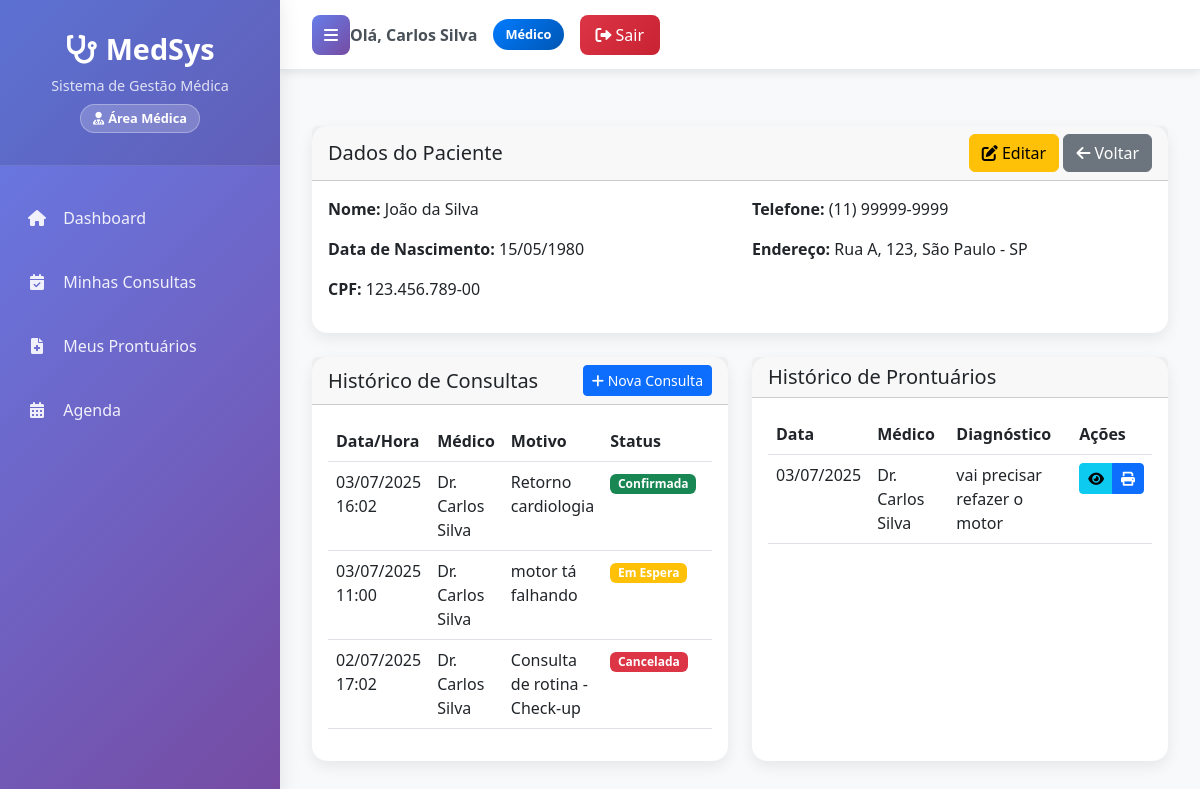
The app's page /pacientes/1/ (signed in) with its own data.
### clinica/models.py (models this page shows, shortened)
class User(AbstractUser):
    USER_TYPE_CHOICES = [
        ('admin', 'Administrador'),
        ('medico', 'Médico'),
        ('recepcionista', 'Recepcionista'),
    ]
    user_type = models.CharField(max_length=20, choices=USER_TYPE_CHOICES, default='recepcionista')
    telefone = models.CharField(max_length=20, blank=True, null=True)

class Paciente(models.Model):
    nome = models.CharField(max_length=100)
    data_nascimento = models.DateField()
    cpf = models.CharField(max_length=14, unique=True)
    telefone = models.CharField(max_length=20)
    endereco = models.TextField()

class Consulta(models.Model):
    STATUS_CHOICES = [
        ('PENDENTE', 'Pendente'),
        ('CONFIRMADA', 'Confirmada'),
        ('CANCELADA', 'Cancelada'),
        ('ESPERA', 'Em Espera'),
        ('FINALIZADA', 'Finalizada'),
    ]
    paciente = models.ForeignKey(Paciente, on_delete=models.CASCADE)
    medico = models.ForeignKey(Medico, on_delete=models.SET_NULL, null=True)
    data = models.DateTimeField()
    motivo = models.TextField()
    concluida = models.BooleanField(default=False)
    status = models.CharField(max_length=10, choices=STATUS_CHOICES, default='PENDENTE')

class Medico(models.Model):
    user = models.OneToOneField(User, on_delete=models.CASCADE, related_name='medico_profile')
    nome = models.CharField(max_length=100)
    crm = models.CharField(max_length=20, unique=True)
    especialidade = models.ForeignKey(Especialidade, on_delete=models.SET_NULL, null=True)

class Prontuario(models.Model):
    consulta = models.OneToOneField(Consulta, on_delete=models.CASCADE)
    anotacoes = models.TextField()
    diagnostico = models.TextField()
    prescricao = models.TextField(blank=True)

### prontuario/views.py (the view, shortened to what this page needs)
# urls.py: path('pacientes/<int:paciente_id>/', views.visualizar_paciente, name='visualizar_paciente'),
@all_authenticated_required
def visualizar_paciente(request, paciente_id):
    paciente = get_object_or_404(Paciente, id=paciente_id)
    if request.user.user_type == 'medico':
        try:
            medico = request.user.medico_profile
            consultas = Consulta.objects.filter(
                paciente=paciente, medico=medico
            ).select_related('medico').order_by('-data')
            prontuarios = Prontuario.objects.filter(
                consulta__paciente=paciente, consulta__medico=medico
            ).select_related('consulta', 'consulta__medico').order_by('-consulta__data')
        except:
            consultas = Consulta.objects.none()
            prontuarios = Prontuario.objects.none()
    return render(request, 'pacientes/visualizar_paciente.html', {
        'paciente': paciente,
        'consultas': consultas,
        'prontuarios': prontuarios
    })

### clinica/models.py (called while the page is built)
    def __str__(self):
        return self.nome

### templates/pacientes/visualizar_paciente.html (shortened to what this page needs)
{% extends 'layouts/base.html' %}
{% block content %}
<div class="row mt-4">
    <div class="col-12">
        <div class="card">
            <div class="card-header d-flex justify-content-between align-items-center">
                <h5 class="mb-0">Dados do Paciente</h5>
                <div>
                    <a href="{% url 'editar_paciente' paciente.id %}" class="btn btn-warning">
                        <i class="fas fa-edit"></i> Editar
                    </a>
                    <a href="{% url 'pacientes' %}" class="btn btn-secondary">
                        <i class="fas fa-arrow-left"></i> Voltar
                    </a>
                </div>
            </div>
            <div class="card-body">
                <div class="row">
                    <div class="col-md-6">
                        <p><strong>Nome:</strong> {{ paciente.nome }}</p>
                        <p><strong>Data de Nascimento:</strong> {{ paciente.data_nascimento|date:"d/m/Y" }}</p>
                        <p><strong>CPF:</strong> {{ paciente.cpf }}</p>
                    </div>
                    <div class="col-md-6">
                        <p><strong>Telefone:</strong> {{ paciente.telefone }}</p>
                        <p><strong>Endereço:</strong> {{ paciente.endereco }}</p>
                    </div>
                </div>
            </div>
        </div>
        <div class="row mt-4">
            <div class="col-md-6">
                <div class="card h-100">
                    <div class="card-header d-flex justify-content-between align-items-center">
                        <h5 class="mb-0">Histórico de Consultas</h5>
                        <a href="{% url 'cadastrar_consulta' %}" class="btn btn-sm btn-primary">
                            <i class="fas fa-plus"></i> Nova Consulta
                        </a>
                    </div>
                    <div class="card-body">
                        {% if consultas %}
                            <div class="table-responsive">
                                <table class="table table-hover">
                                    <thead>
                                        <tr>
                                            <th>Data/Hora</th>
                                            <th>Médico</th>
                                            <th>Motivo</th>
                                            <th>Status</th>
                                            <th>Ações</th>
                                        </tr>
                                    </thead>
                                    <tbody>
                                        {% for consulta in consultas %}
                                        <tr>
                                            <td>{{ consulta.data|date:"d/m/Y H:i" }}</td>
                                            <td>{{ consulta.medico.nome }}</td>
                                            <td>{{ consulta.motivo|truncatechars:30 }}</td>
                                            <td>
                                                <span class="badge {% if consulta.status == 'CONFIRMADA' %}bg-success{% elif consulta.status == 'CANCELADA' %}bg-danger{% elif consulta.status == 'ESPERA' %}bg-warning{% else %}bg-info{% endif %}">
                                                    {{ consulta.get_status_display }}
                                                </span>
                                            </td>
                                            <td>
                                            </td>
                                        </tr>
                                        {% endfor %}
                                    </tbody>
                                </table>
                            </div>
                        {% endif %}
                    </div>
                </div>
            </div>
            <div class="col-md-6">
                <div class="card h-100">
                    <div class="card-header">
                        <h5 class="mb-0">Histórico de Prontuários</h5>
                    </div>
                    <div class="card-body">
                        {% if prontuarios %}
                            <div class="table-responsive">
                                <table class="table table-hover">
                                    <thead>
                                        <tr>
                                            <th>Data</th>
                                            <th>Médico</th>
                                            <th>Diagnóstico</th>
                                            <th>Ações</th>
                                        </tr>
                                    </thead>
                                    <tbody>
                                        {% for prontuario in prontuarios %}
                                        <tr>
                                            <td>{{ prontuario.consulta.data|date:"d/m/Y" }}</td>
                                            <td>{{ prontuario.consulta.medico.nome }}</td>
                                            <td>{{ prontuario.diagnostico|truncatechars:30 }}</td>
                                            <td>
                                                <div class="btn-group">
                                                    <button type="button" class="btn btn-sm btn-info" data-bs-toggle="modal" data-bs-target="#modalProntuario{{ prontuario.id }}">
                                                        <i class="fas fa-eye"></i>
                                                    </button>
                                                    <a href="#" class="btn btn-sm btn-primary">
                                                        <i class="fas fa-print"></i>
                                                    </a>
                                                </div>
                                            </td>
                                        </tr>
                                        {% endfor %}
                                    </tbody>
                                </table>
                            </div>
                        {% else %}
                            <div class="alert alert-info">
                                <p class="text-center mb-0">Nenhum prontuário encontrado para este paciente.</p>
                            </div>
                        {% endif %}
                    </div>
                </div>
            </div>
        </div>
    </div>
</div>
{% endblock %}

### templates/layouts/base.html (shortened to what this page needs)
<!DOCTYPE html>
<html lang="pt-BR">
<head>
    <link href="https://cdn.jsdelivr.net/npm/bootstrap@5.3.0/dist/css/bootstrap.min.css" rel="stylesheet">
    <link href="https://cdnjs.cloudflare.com/ajax/libs/font-awesome/6.0.0/css/all.min.css" rel="stylesheet">
</head>
<body>
    <div class="wrapper">
        <nav id="sidebar">
            <div class="sidebar-header">
                <h3><i class="fas fa-stethoscope me-2"></i>MedSys</h3>
                <p>Sistema de Gestão Médica</p>
                {% if user.is_authenticated %}
                    <div class="user-type-badge">
                        {% if user.is_superuser or user.user_type == 'admin' %}
                            <i class="fas fa-user-shield me-1"></i>Administrador
                        {% elif user.user_type == 'medico' %}
                            <i class="fas fa-user-md me-1"></i>Área Médica
                        {% else %}
                            <i class="fas fa-user-cog me-1"></i>Recepção
                        {% endif %}
                    </div>
                {% endif %}
            </div>
            <ul class="list-unstyled components">
                <li {% if request.path == '/dashboard/' %}class="active"{% endif %}>
                    <a href="{% url 'dashboard' %}">
                        <i class="fas fa-home"></i> Dashboard
                    </a>
                </li>
                <li {% if 'consultas' in request.path %}class="active"{% endif %}>
                    <a href="{% url 'consultas' %}">
                        <i class="fas fa-calendar-check"></i>
                        {% if user.user_type == 'medico' %}Minhas Consultas{% else %}Consultas{% endif %}
                    </a>
                </li>
                {% if user.is_superuser or user.user_type == 'admin' or user.user_type == 'medico' %}
                <li {% if 'prontuarios' in request.path %}class="active"{% endif %}>
                    <a href="{% url 'prontuarios' %}">
                        <i class="fas fa-file-medical"></i>
                        {% if user.user_type == 'medico' %}Meus Prontuários{% else %}Prontuários{% endif %}
                    </a>
                </li>
                {% endif %}
                <li {% if 'agenda' in request.path %}class="active"{% endif %}>
                    <a href="{% url 'agenda' %}">
                        <i class="fas fa-calendar-alt"></i> Agenda
                    </a>
                </li>
            </ul>
        </nav>
        <div id="content">
            <nav class="navbar top-navbar">
                <div class="navbar-content">
                    <button type="button" id="sidebarCollapse">
                        <i class="fas fa-bars"></i>
                    </button>
                    {% if user.is_authenticated %}
                        <div class="user-info">
                            <span class="user-name">
                                Olá, <strong>{{ user.get_full_name|default:user.username }}</strong>
                            </span>
                            <span class="user-type-badge {% if user.is_superuser or user.user_type == 'admin' %}admin{% elif user.user_type == 'medico' %}medico{% else %}recepcionista{% endif %}">
                                {% if user.is_superuser or user.user_type == 'admin' %}
                                    Administrador
                                {% elif user.user_type == 'medico' %}
                                    Médico
                                {% else %}
                                    Recepcionista
                                {% endif %}
                            </span>
                            <a href="{% url 'logout_view' %}" class="btn-logout">
                                <i class="fas fa-sign-out-alt me-1"></i>Sair
                            </a>
                        </div>
                    {% endif %}
                </div>
            </nav>
            <div class="main-content">
                {% block content %}
                {% endblock %}
            </div>
        </div>
    </div>
</body>
</html>

### templates/layouts/base.html (style rules this page uses)
:root { --primary-gradient: linear-gradient(135deg, #667eea 0%, #764ba2 100%); --sidebar-width: 280px; --navbar-height: 70px; }
* { margin: 0; padding: 0; box-sizing: border-box; }
body { font-family: 'Segoe UI', Tahoma, Geneva, Verdana, sans-serif; background-color: #f8f9fa; }
.wrapper { display: flex; width: 100%; min-height: 100vh; }
#sidebar { min-width: var(--sidebar-width); max-width: var(--sidebar-width); background: var(--primary-gradient); color: white; transition: all 0.3s; box-shadow: 0 0 20px rgba(0, 0, 0, 0.1); position: fixed; height: 100vh; z-index: 1000; overflow-y: auto; }
.sidebar-header { padding: 2rem 1.5rem; text-align: center; border-bottom: 1px solid rgba(255, 255, 255, 0.1); background: rgba(0, 0, 0, 0.1); }
.sidebar-header h3 { color: white; font-weight: bold; font-size: 1.8rem; margin-bottom: 0.5rem; }
.sidebar-header p { color: rgba(255, 255, 255, 0.8); font-size: 0.9rem; margin: 0; }
.sidebar-header .user-type-badge { display: inline-block; padding: 0.25rem 0.75rem; border-radius: 15px; font-size: 0.8rem; margin-top: 0.5rem; background: rgba(255, 255, 255, 0.2); border: 1px solid rgba(255, 255, 255, 0.3); }
#sidebar ul.components { padding: 1rem 0; }
#sidebar ul li { list-style: none; margin: 0.5rem 0; }
#sidebar ul li a { padding: 1rem 1.5rem; font-size: 1rem; display: block; color: rgba(255, 255, 255, 0.9); text-decoration: none; transition: all 0.3s; border-left: 3px solid transparent; }
#sidebar ul li a i { margin-right: 0.75rem; width: 20px; text-align: center; }
#content { width: 100%; min-height: 100vh; transition: all 0.3s; margin-left: var(--sidebar-width); }
.top-navbar { background: white; box-shadow: 0 2px 10px rgba(0, 0, 0, 0.1); height: var(--navbar-height); padding: 0; border-bottom: 1px solid #e9ecef; }
.navbar-content { height: 100%; display: flex; align-items: center; justify-content: space-between; padding: 0 2rem; }
#sidebarCollapse { background: var(--primary-gradient); border: none; border-radius: 8px; padding: 0.5rem 0.75rem; color: white; transition: all 0.3s; }
.user-info { display: flex; align-items: center; gap: 1rem; }
.user-info .user-name { color: #495057; font-weight: 600; }
.user-type-badge { padding: 0.375rem 0.75rem; border-radius: 20px; font-size: 0.8rem; font-weight: 600; }
.user-type-badge.medico { background: linear-gradient(135deg, #007bff, #0056b3); color: white; }
.btn-logout { background: linear-gradient(135deg, #dc3545, #c82333); border: none; border-radius: 8px; padding: 0.5rem 1rem; color: white; text-decoration: none; transition: all 0.3s; font-weight: 500; }
.main-content { padding: 2rem; min-height: calc(100vh - var(--navbar-height)); }
.card { border: none; border-radius: 15px; box-shadow: 0 5px 15px rgba(0, 0, 0, 0.08); transition: transform 0.3s ease; }

### records on screen
User: get_full_name "Carlos Silva"
Paciente: nome "João da Silva", data_nascimento "15/05/1980", cpf "123.456.789-00", telefone "(11) 99999-9999", endereco "Rua A, 123, São Paulo - SP"
Consulta: data "03/07/2025 16:02", medico.nome "Dr. Carlos Silva", motivo "Retorno cardiologia", status "Confirmada"
Consulta: data "03/07/2025 11:00", medico.nome "Dr. Carlos Silva", motivo "motor tá falhando", status "Em Espera"
Consulta: data "02/07/2025 17:02", medico.nome "Dr. Carlos Silva", motivo "Consulta de rotina - Check-up", status "Cancelada"
Prontuario: consulta.data "03/07/2025", consulta.medico.nome "Dr. Carlos Silva", diagnostico "vai precisar refazer o motor"
